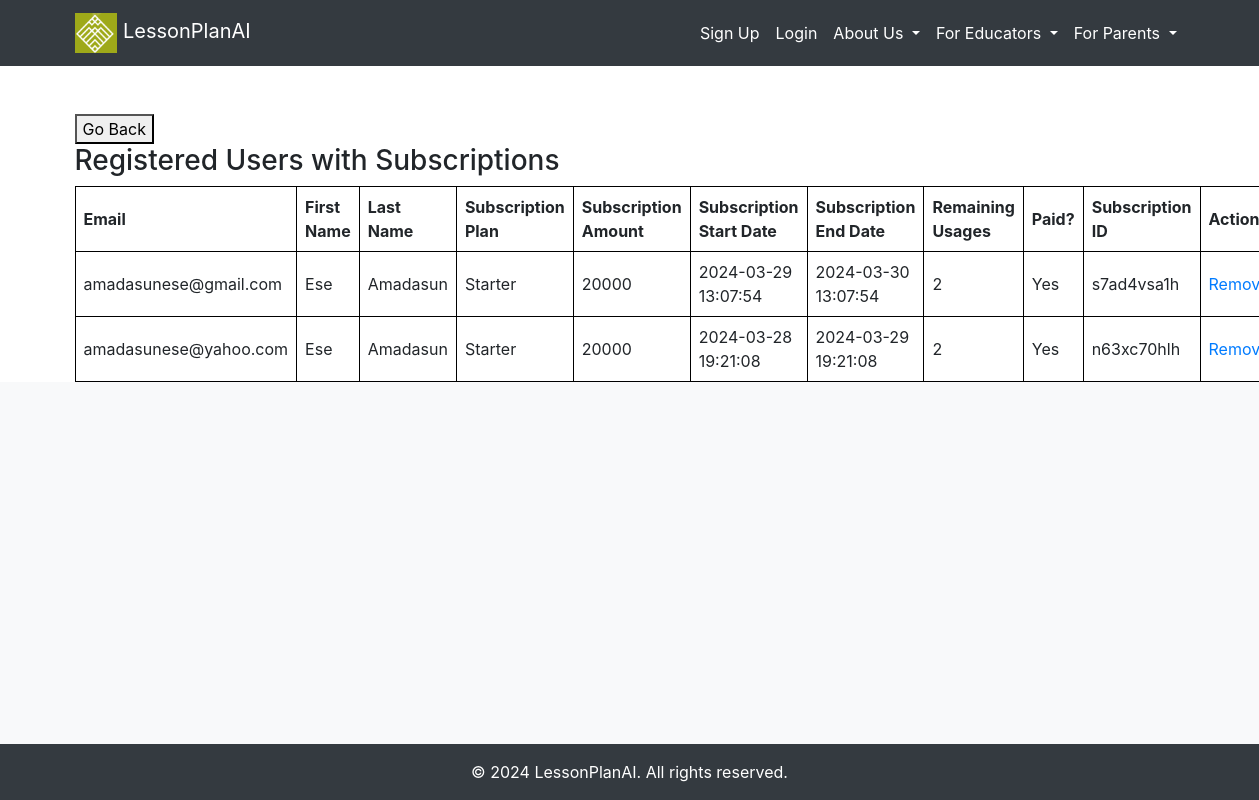
Screenshot of /subscribed_users with the database file from the repository.
### src/accounts/models.py (models this page shows, shortened)
class User(UserMixin, db.Model):
    __tablename__ = "users"
    id = db.Column(db.Integer, primary_key=True)
    email = db.Column(db.String, unique=True, nullable=False)
    first_name = db.Column(db.String, nullable=False)
    last_name = db.Column(db.String, nullable=False)
    password = db.Column(db.String, nullable=False)
    created_on = db.Column(db.DateTime, nullable=False)
    is_admin = db.Column(db.Boolean, nullable=False, default=False)
    is_confirmed = db.Column(db.Boolean, nullable=True, default=False)
    confirmed_on = db.Column(db.DateTime, nullable=True)
    subscription = db.relationship('Subscription', backref='user', uselist=False)
    tutor = db.relationship('Tutor', backref='user', uselist=False)

class Subscription(db.Model):
    __tablename__ = "subscriptions"
    id = db.Column(db.Integer, primary_key=True)
    plan = db.Column(db.String(50))
    amount = db.Column(db.Integer)
    start_date = db.Column(db.DateTime, default=datetime.utcnow)
    end_date = db.Column(db.DateTime)
    remaining_usages = db.Column(db.Integer)
    paid = db.Column(db.Boolean, default=False)
    user_id = db.Column(db.Integer, db.ForeignKey('users.id'), nullable=False)
    paystack_subscription_id = db.Column(db.String(50), nullable=False)

### src/core/views.py (the view)
@core_bp.route('/subscribed_users')
def subscribed_users():
    users = User.query.filter(User.subscription != None).all()
    return render_template('accounts/subscribed_users.html', users=users)

### src/templates/accounts/subscribed_users.html
{% extends "_base.html" %}
{% block content %}
<button onclick="window.history.back();">Go Back</button>
<br>
<h3>Registered Users with Subscriptions</h3>
  <table style="border-collapse: collapse; width: 100%;">
    <tr>
      <th style="border: 1px solid black;">Email</th>
      <th style="border: 1px solid black;">First Name</th>
      <th style="border: 1px solid black;">Last Name</th>
      <th style="border: 1px solid black;">Subscription Plan</th>
      <th style="border: 1px solid black;">Subscription Amount</th>
      <th style="border: 1px solid black;">Subscription Start Date</th>
      <th style="border: 1px solid black;">Subscription End Date</th>
      <th style="border: 1px solid black;">Remaining Usages</th>
      <th style="border: 1px solid black;">Paid?</th>
      <th style="border: 1px solid black;">Subscription ID</th>
      <th style="border: 1px solid black;">Actions</th>
    </tr>
    {% for user in users %}
      {% if user.subscription %}
        <tr>
          <td style="border: 1px solid black;">{{ user.email }}</td>
          <td style="border: 1px solid black;">{{ user.first_name }}</td>
          <td style="border: 1px solid black;">{{ user.last_name }}</td>
          <td style="border: 1px solid black;">{{ user.subscription.plan }}</td>
          <td style="border: 1px solid black;">{{ user.subscription.amount }}</td>
          <td style="border: 1px solid black;">{{ user.subscription.start_date.strftime('%Y-%m-%d %H:%M:%S') }}</td>
          <td style="border: 1px solid black;">{{ user.subscription.end_date.strftime('%Y-%m-%d %H:%M:%S') }}</td>
          <td style="border: 1px solid black;">{{ user.subscription.remaining_usages }}</td>
          <td style="border: 1px solid black;">{{ 'Yes' if user.subscription.paid else 'No' }}</td>
          <td style="border: 1px solid black;">{{ user.subscription.paystack_subscription_id }}</td>
          <td style="border: 1px solid black;">
            <a href="{{ url_for('core.delete_subscribed_user', subscription_id=user.subscription.id) }}">Remove</a>
          </td>
        </tr>
      {% endif %}
    {% endfor %}
  </table>
  {% endblock %}

### src/static/styles.css (style rules this page uses)
a { text-decoration: none; }
body { display: flex; flex-direction: column; min-height: 100vh; }
table { width: 100%; border-collapse: collapse; }
th, td { border: 1px solid black; padding: 8px; text-align: left; }

### rows the page displays
User: email "amadasunese@gmail.com", first_name "Ese", last_name "Amadasun", subscription.plan "Starter", subscription.amount "20000", subscription.start_date "2024-03-29 13:07:54", subscription.end_date "2024-03-30 13:07:54", subscription.remaining_usages "2", subscription.paystack_subscription_id "s7ad4vsa1h"
Subscription: paid "Yes"
User: email "amadasunese@yahoo.com", first_name "Ese", last_name "Amadasun", subscription.plan "Starter", subscription.amount "20000", subscription.start_date "2024-03-28 19:21:08", subscription.end_date "2024-03-29 19:21:08", subscription.remaining_usages "2", subscription.paystack_subscription_id "n63xc70hlh"
Subscription: paid "Yes"
